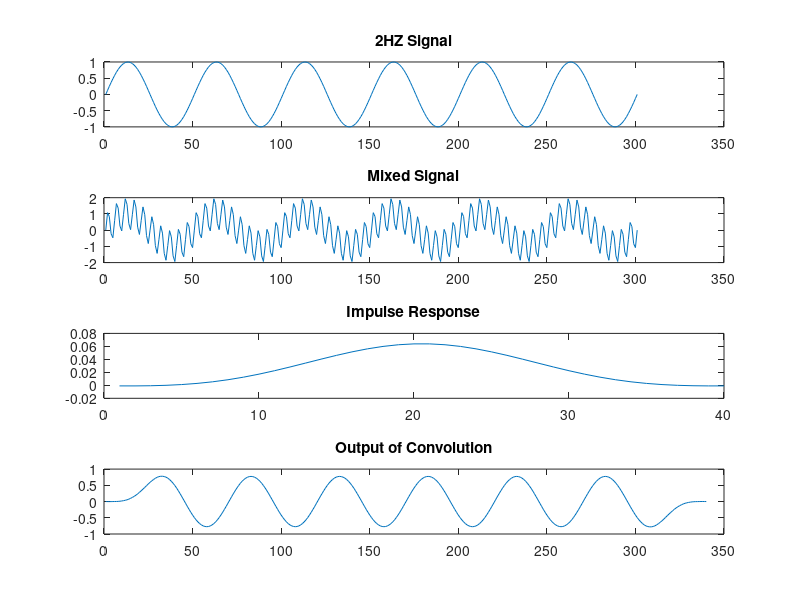

Write MATLAB code to recreate this figure.
clear; clc; close;
f1 = 20;
f2 = 2;
T = 3;
imp_response = load('imp_response_1_6_100.mat');
imp_response = imp_response.imp_response_1_6_100;
ts = 1/100;
t = 0:ts:T;
signal_20hz = sin(2*pi*f1*t);
signal_2hz = sin(2*pi*f2*t);
signal_mixed = signal_20hz + signal_2hz;
%filterDesigner
subplot(4,1,1);
plot(signal_2hz);
title('2HZ Signal');

subplot(4,1,2);
plot(signal_mixed);
title('Mixed Signal');
subplot(4,1,3);
plot(imp_response);
title('Impulse Response');
output_signal = conv(signal_mixed, imp_response);
subplot(4,1,4);
plot(output_signal);
title('Output of Convolution');